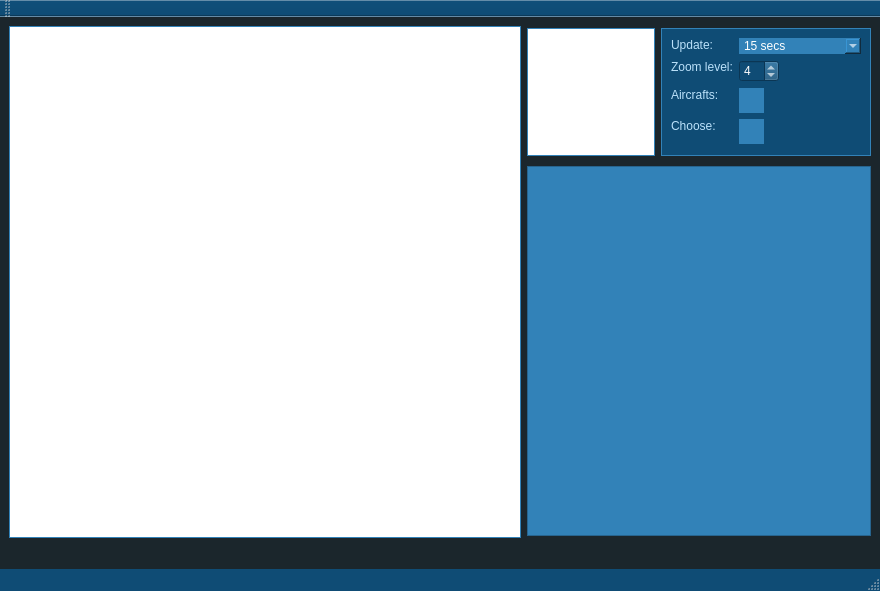
<?xml version="1.0" encoding="UTF-8"?>
<ui version="4.0">
 <class>MainWindow</class>
 <widget class="QMainWindow" name="MainWindow">
  <property name="geometry">
   <rect>
    <x>0</x>
    <y>0</y>
    <width>880</width>
    <height>591</height>
   </rect>
  </property>
  <property name="sizePolicy">
   <sizepolicy hsizetype="Fixed" vsizetype="Fixed">
    <horstretch>0</horstretch>
    <verstretch>0</verstretch>
   </sizepolicy>
  </property>
  <property name="minimumSize">
   <size>
    <width>880</width>
    <height>591</height>
   </size>
  </property>
  <property name="maximumSize">
   <size>
    <width>880</width>
    <height>591</height>
   </size>
  </property>
  <property name="windowTitle">
   <string>SkyWatcher</string>
  </property>
  <property name="windowIcon">
   <iconset>
    <normaloff>Recources/SkyWatcherIcon.ico</normaloff>Recources/SkyWatcherIcon.ico</iconset>
  </property>
  <property name="styleSheet">
   <string notr="true">QMainWindow {
    background-color: #1B262C;
}

QComboBox {
    background-color: #3282B8;
    color: white;
    border:  solid #3282B8;
}

QComboBox QAbstractItemView {
    background-color: #3282B8;
}


QScrollBar:vertical {
	border: none;
	background: #0F4C75;
	width: 14px;
	border-radius: 0px;
}

QHeaderView::section {
    background-color: #0F4C75;
    padding: 4px;
    border: 1px solid #fffff8;
    font-size: 14pt;
	 color:  white;
}

QTableWidget {
	background-color: #3282B8;
    color: white;
    gridline-color: #fffff8;
    font-size: 12pt;
}

QTableWidget QTableCornerButton::section {
    background-color:  #0F4C75;;
    border: 1px solid #fffff8;
}

QLabel {
    color: #BBE1FA;
}

QGraphicsView {
    color: #BBE1FA;
	border: 1px solid #3282B8;
}

QGroupBox {
    background-color: #0F4C75;
    color: white;
    border: 1px solid #3282B8;
}

QPushButton {
    background-color: #3282B8;
    color: white;
    border: none;
    padding: 5px 10px;
}

QPushButton:hover {
    background-color: #BBE1FA;
    color: #3282B8;
}

QCheckBox {
    color: #BBE1FA;
}

QMenuBar {
    background-color: #0F4C75;
    color: white;
}

QStatusBar {
    background-color: #0F4C75;
    color: white;
}

QToolBar {
    background-color: #0F4C75;
    color: white;
}

QSpinBox {
	background-color:#0F4C75;
	color: white;
}
</string>
  </property>
  <widget class="QWidget" name="centralwidget">
   <property name="sizePolicy">
    <sizepolicy hsizetype="Fixed" vsizetype="Fixed">
     <horstretch>0</horstretch>
     <verstretch>0</verstretch>
    </sizepolicy>
   </property>
   <property name="minimumSize">
    <size>
     <width>880</width>
     <height>530</height>
    </size>
   </property>
   <property name="maximumSize">
    <size>
     <width>880</width>
     <height>530</height>
    </size>
   </property>
   <layout class="QGridLayout" name="gridLayout">
    <item row="1" column="1" colspan="2">
     <widget class="QTableWidget" name="TW_airplanes">
      <property name="sizePolicy">
       <sizepolicy hsizetype="Fixed" vsizetype="Fixed">
        <horstretch>0</horstretch>
        <verstretch>0</verstretch>
       </sizepolicy>
      </property>
      <property name="minimumSize">
       <size>
        <width>344</width>
        <height>350</height>
       </size>
      </property>
      <property name="maximumSize">
       <size>
        <width>344</width>
        <height>370</height>
       </size>
      </property>
     </widget>
    </item>
    <item row="0" column="0" rowspan="2">
     <widget class="MapView" name="GV_mainMap">
      <property name="minimumSize">
       <size>
        <width>512</width>
        <height>512</height>
       </size>
      </property>
      <property name="maximumSize">
       <size>
        <width>512</width>
        <height>512</height>
       </size>
      </property>
      <property name="verticalScrollBarPolicy">
       <enum>Qt::ScrollBarAlwaysOff</enum>
      </property>
      <property name="horizontalScrollBarPolicy">
       <enum>Qt::ScrollBarAlwaysOff</enum>
      </property>
     </widget>
    </item>
    <item row="0" column="1">
     <widget class="MapView" name="GV_overviewMap">
      <property name="minimumSize">
       <size>
        <width>128</width>
        <height>128</height>
       </size>
      </property>
      <property name="maximumSize">
       <size>
        <width>128</width>
        <height>128</height>
       </size>
      </property>
      <property name="verticalScrollBarPolicy">
       <enum>Qt::ScrollBarAlwaysOff</enum>
      </property>
      <property name="horizontalScrollBarPolicy">
       <enum>Qt::ScrollBarAlwaysOff</enum>
      </property>
     </widget>
    </item>
    <item row="0" column="2">
     <widget class="QGroupBox" name="GB_settings">
      <property name="sizePolicy">
       <sizepolicy hsizetype="Fixed" vsizetype="Fixed">
        <horstretch>0</horstretch>
        <verstretch>0</verstretch>
       </sizepolicy>
      </property>
      <property name="minimumSize">
       <size>
        <width>210</width>
        <height>128</height>
       </size>
      </property>
      <property name="maximumSize">
       <size>
        <width>210</width>
        <height>128</height>
       </size>
      </property>
      <property name="title">
       <string/>
      </property>
      <layout class="QFormLayout" name="formLayout">
       <item row="0" column="0">
        <widget class="QLabel" name="L_timeUpdate">
         <property name="sizePolicy">
          <sizepolicy hsizetype="Fixed" vsizetype="Fixed">
           <horstretch>0</horstretch>
           <verstretch>0</verstretch>
          </sizepolicy>
         </property>
         <property name="text">
          <string>Update:</string>
         </property>
        </widget>
       </item>
       <item row="0" column="1">
        <widget class="QComboBox" name="CB_timeUpdate">
         <item>
          <property name="text">
           <string>15 secs</string>
          </property>
         </item>
         <item>
          <property name="text">
           <string>30 secs</string>
          </property>
         </item>
         <item>
          <property name="text">
           <string>1 min</string>
          </property>
         </item>
         <item>
          <property name="text">
           <string>2,5 min</string>
          </property>
         </item>
         <item>
          <property name="text">
           <string>5 min</string>
          </property>
         </item>
        </widget>
       </item>
       <item row="1" column="0">
        <widget class="QLabel" name="L_zoomLevel">
         <property name="sizePolicy">
          <sizepolicy hsizetype="Fixed" vsizetype="Fixed">
           <horstretch>0</horstretch>
           <verstretch>0</verstretch>
          </sizepolicy>
         </property>
         <property name="text">
          <string>Zoom level:</string>
         </property>
        </widget>
       </item>
       <item row="1" column="1">
        <widget class="QSpinBox" name="SB_zoomLevel">
         <property name="sizePolicy">
          <sizepolicy hsizetype="Fixed" vsizetype="Fixed">
           <horstretch>0</horstretch>
           <verstretch>0</verstretch>
          </sizepolicy>
         </property>
         <property name="minimumSize">
          <size>
           <width>40</width>
           <height>0</height>
          </size>
         </property>
         <property name="minimum">
          <number>3</number>
         </property>
         <property name="maximum">
          <number>5</number>
         </property>
         <property name="value">
          <number>4</number>
         </property>
        </widget>
       </item>
       <item row="2" column="0">
        <widget class="QLabel" name="L_colorAircrafts">
         <property name="sizePolicy">
          <sizepolicy hsizetype="Fixed" vsizetype="Fixed">
           <horstretch>0</horstretch>
           <verstretch>0</verstretch>
          </sizepolicy>
         </property>
         <property name="text">
          <string>Aircrafts:</string>
         </property>
        </widget>
       </item>
       <item row="2" column="1">
        <widget class="QPushButton" name="PB_colorAicrafts">
         <property name="sizePolicy">
          <sizepolicy hsizetype="Fixed" vsizetype="Fixed">
           <horstretch>0</horstretch>
           <verstretch>0</verstretch>
          </sizepolicy>
         </property>
         <property name="minimumSize">
          <size>
           <width>25</width>
           <height>25</height>
          </size>
         </property>
         <property name="maximumSize">
          <size>
           <width>25</width>
           <height>25</height>
          </size>
         </property>
         <property name="text">
          <string/>
         </property>
        </widget>
       </item>
       <item row="3" column="0">
        <widget class="QLabel" name="L_colorAfterClick">
         <property name="sizePolicy">
          <sizepolicy hsizetype="Fixed" vsizetype="Fixed">
           <horstretch>0</horstretch>
           <verstretch>0</verstretch>
          </sizepolicy>
         </property>
         <property name="text">
          <string>Choose:</string>
         </property>
        </widget>
       </item>
       <item row="3" column="1">
        <widget class="QPushButton" name="PB_colorAfterClick">
         <property name="sizePolicy">
          <sizepolicy hsizetype="Fixed" vsizetype="Fixed">
           <horstretch>0</horstretch>
           <verstretch>0</verstretch>
          </sizepolicy>
         </property>
         <property name="minimumSize">
          <size>
           <width>25</width>
           <height>25</height>
          </size>
         </property>
         <property name="maximumSize">
          <size>
           <width>25</width>
           <height>25</height>
          </size>
         </property>
         <property name="text">
          <string/>
         </property>
        </widget>
       </item>
      </layout>
     </widget>
    </item>
   </layout>
  </widget>
  <widget class="QMenuBar" name="menubar">
   <property name="geometry">
    <rect>
     <x>0</x>
     <y>0</y>
     <width>880</width>
     <height>22</height>
    </rect>
   </property>
  </widget>
  <widget class="QStatusBar" name="statusbar"/>
  <widget class="QToolBar" name="toolBar">
   <property name="windowTitle">
    <string>toolBar</string>
   </property>
   <attribute name="toolBarArea">
    <enum>TopToolBarArea</enum>
   </attribute>
   <attribute name="toolBarBreak">
    <bool>false</bool>
   </attribute>
  </widget>
 </widget>
 <customwidgets>
  <customwidget>
   <class>MapView</class>
   <extends>QGraphicsView</extends>
   <header>GUI/MapView.h</header>
  </customwidget>
 </customwidgets>
 <resources/>
 <connections/>
</ui>
